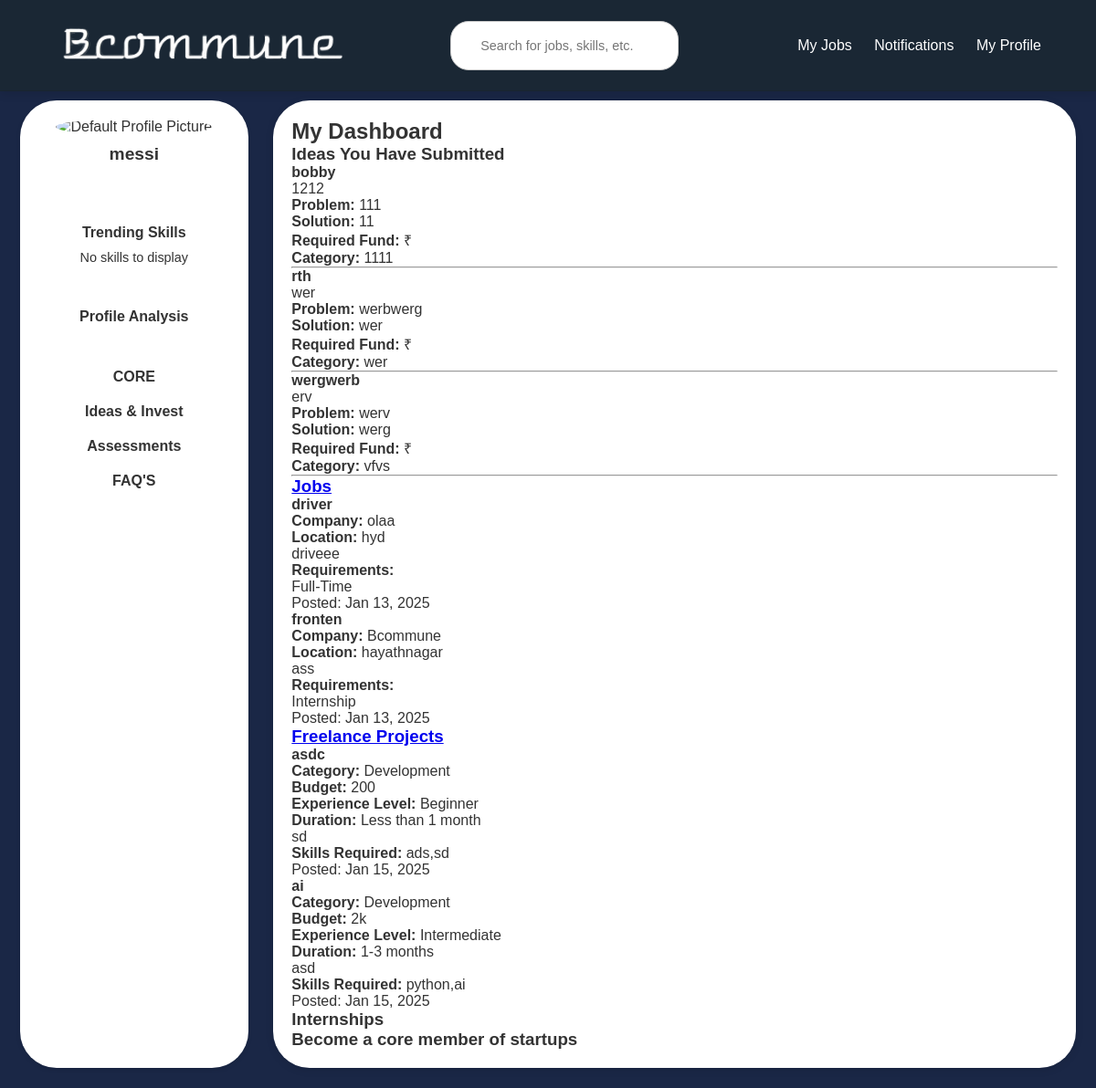
The app's page /individual/dashboard/ (signed in), older data.
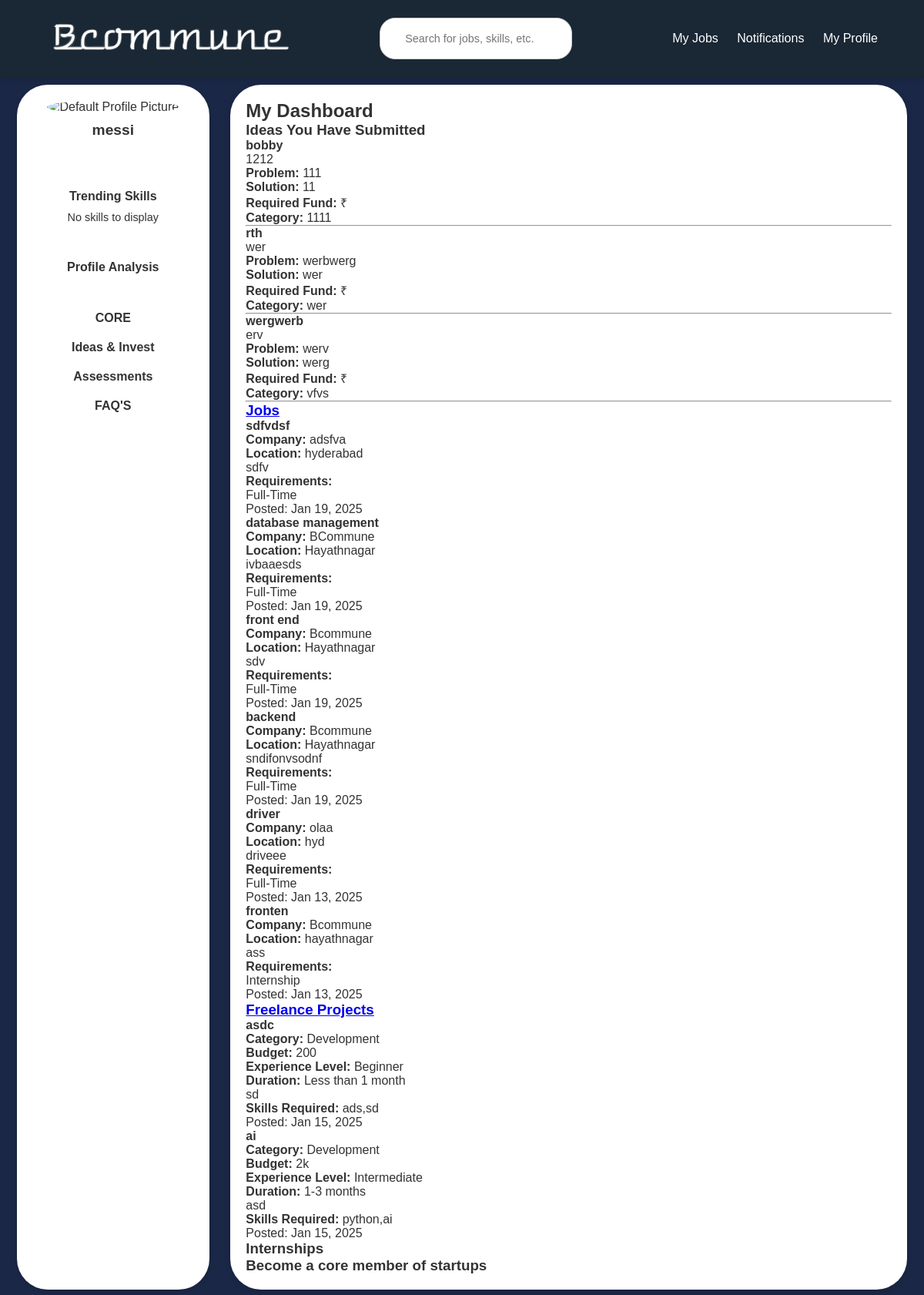
The same page, newer data.
### users/models.py (models this page shows, shortened)
class Idea(models.Model):
    title = models.CharField(max_length=200)
    patent_number = models.CharField(max_length=100, blank=True, null=True)
    brief_description = models.TextField()
    application_number = models.CharField(max_length=100, blank=True, null=True)
    problem_statement = models.TextField()
    solution = models.TextField()
    visibility = models.CharField(max_length=10, choices=[('public', 'Public'), ('private', 'Private')])
    details = models.TextField(blank=True, null=True)
    fund = models.DecimalField(max_digits=10, decimal_places=2, blank=True, null=True)
    category = models.CharField(max_length=100)
    photo = models.ImageField(upload_to='idea_photos/', blank=True, null=True)
    video = models.FileField(upload_to='idea_videos/', blank=True, null=True)
    team_info = models.TextField(blank=True, null=True)
    created_at = models.DateTimeField(auto_now_add=True)

class Job(models.Model):
    title = models.CharField(max_length=200)
    company = models.CharField(max_length=200)
    company_user = models.ForeignKey(get_user_model(), on_delete=models.CASCADE)
    location = models.CharField(max_length=200)
    description = models.TextField()
    requirements = models.CharField(max_length=200)
    salary = models.CharField(max_length=200, default="Not Specified")
    posted_date = models.DateTimeField(default=timezone.now)
    required_skills = models.TextField(help_text="Enter required skills separated by commas", default='')
    min_experience = models.PositiveIntegerField(default=0)
    required_qualification = models.CharField(max_length=50, default='bachelor',choices=[
        ('bachelor', 'Bachelors'),
        ('master', 'Masters'),
        ('phd', 'PhD'),
        ('diploma', 'Diploma'),
    ])

class FreelanceProject(models.Model):
    CATEGORY_CHOICES = [
        ('Development', 'Development'),
        ('Design', 'Design'),
        ('Marketing', 'Marketing'),
        ('Writing', 'Writing'),
        ('Data Entry', 'Data Entry'),
        ('Other', 'Other'),
    ]
    EXPERIENCE_LEVEL_CHOICES = [
        ('Beginner', 'Beginner'),
        ('Intermediate', 'Intermediate'),
        ('Expert', 'Expert'),
    ]
    PAYMENT_TERMS_CHOICES = [
        ('Milestone-based', 'Milestone-based'),
        ('Hourly', 'Hourly'),
        ('Fixed-price', 'Fixed-price'),
    ]
    DURATION_CHOICES = [
        ('Less than 1 month', 'Less than 1 month'),
        ('1-3 months', '1-3 months'),
    ]
    title = models.CharField(max_length=200)
    category = models.CharField(max_length=50, choices=CATEGORY_CHOICES)
    description = models.TextField()
    skills_required = models.TextField()  # Store as comma-separated values
    duration = models.CharField(max_length=50, choices=DURATION_CHOICES)
    budget = models.CharField(max_length=50)
    payment_terms = models.CharField(max_length=50, choices=PAYMENT_TERMS_CHOICES)
    experience_level = models.CharField(max_length=50, choices=EXPERIENCE_LEVEL_CHOICES)
    location_preference = models.CharField(max_length=200, blank=True, null=True)
    language_requirements = models.CharField(max_length=200, blank=True, null=True)
    attachments = models.FileField(upload_to='attachments/', blank=True, null=True)
    company_name = models.CharField(max_length=200)
    company_description = models.TextField()
    point_of_contact_name = models.CharField(max_length=100)
    point_of_contact_email = models.EmailField()
    point_of_contact_phone = models.CharField(max_length=15)
    user = models.ForeignKey(settings.AUTH_USER_MODEL, on_delete=models.CASCADE)
    created_at = models.DateTimeField(auto_now_add=True)

### users/views.py (the view)
# urls.py: path('individual/dashboard/', views.individual_dashboard, name='individual_dashboard'),
@login_required
def individual_dashboard(request):
    if request.user.user_type != 'individual':
        return redirect('individual_login')
    ideas = Idea.objects.all()
    jobs = Job.objects.all().order_by('-posted_date')
    freelance_projects = FreelanceProject.objects.all().order_by('-created_at')[:3]
    return render(
        request,
        'individual_dashboard.html',
        {
            'ideas': ideas,
            'jobs': jobs,
            'freelance_projects': freelance_projects,
        }
    )

### users/templates/individual_dashboard.html (shortened to what this page needs)
{% load static %}
<!DOCTYPE html>
<html lang="en">
<head>
    <link rel="stylesheet" href="{% static 'css/common.css'%}">
</head>
<body>
    {% include 'header1.html' %}
    <div class="main-container">
        {% include 'sidebar.html' %}
        <div class="content">
            <h2>My Dashboard</h2>
            <section id="ideas">
                <h3>Ideas You Have Submitted</h3>
                <div class="cards-container">
                    {% for idea in ideas %}
                        <div class="card">
                            <h4>{{ idea.title }}</h4>
                            <p>{{ idea.brief_description }}</p>
                            <p><strong>Problem:</strong> {{ idea.problem_statement }}</p>
                            <p><strong>Solution:</strong> {{ idea.solution }}</p>
                            <p><strong>Required Fund:</strong> ₹{{ idea.fund_required }}</p>
                            <p><strong>Category:</strong> {{ idea.category }}</p>
                            <hr>
                        </div>
                    {% empty %}
                        <p>No ideas submitted yet.</p>
                    {% endfor %}
                </div>
            </section>
            <section id="jobs">
                <a href="{% url 'individual_alljobs' %}"><h3>Jobs</h3></a>
                <div class="cards-container">
                    {% for job in jobs %}
                        <div class="card" onclick="window.location.href='{% url 'individual_alljobs' %}?job_id={{ job.id }}';" style="cursor: pointer;">
                            <h4>{{ job.title }}</h4>
                            <p><strong>Company:</strong> {{ job.company }}</p>
                            <p><strong>Location:</strong> {{ job.location }}</p>
                            <p>{{ job.description }}</p>
                            <p><strong>Requirements:</strong></p>
                            <p>{{ job.requirements }}</p>
                            <p class="posted-date">Posted: {{ job.posted_date|date:'M d, Y' }}</p>
                        </div>
                    {% empty %}
                        <p>No jobs available at the moment.</p>
                    {% endfor %}
                </div>
            </section>
            <section id="freelance-projects">
                <a href="{% url 'all_freelance_projects' %}"><h3>Freelance Projects</h3></a>
                <div class="cards-container">
                    {% for project in freelance_projects %}
                        <div class="card" onclick="window.location.href='{% url 'all_freelance_projects' %}?project_id={{ project.id }}';" style="cursor: pointer;">
                            <h4>{{ project.title }}</h4>
                            <p><strong>Category:</strong> {{ project.category }}</p>
                            <p><strong>Budget:</strong> {{ project.budget }}</p>
                            <p><strong>Experience Level:</strong> {{ project.experience_level }}</p>
                            <p><strong>Duration:</strong> {{ project.duration }}</p>
                            <p>{{ project.description|truncatewords:20 }}</p>
                            <p><strong>Skills Required:</strong> {{ project.skills_required }}</p>
                            <p class="posted-date">Posted: {{ project.created_at|date:"M d, Y" }}</p>
                        </div>
                    {% empty %}
                        <p>No freelance projects available at the moment.</p>
                    {% endfor %}
                </div>
            </section>
            <section id="internships">
                <h3>Internships</h3>
            </section>
            <section id="startups">
                <h3>Become a core member of startups</h3>
            </section>
        </div>
    </div>
</body>
</html>

Row changes from the older to the newer data that the page shows:
added Job: title "sdfvdsf", company "adsfva", location "hyderabad", description "sdfv", requirements "Full-Time", posted_date "Jan 19, 2025"
added Job: title "database management", company "BCommune", location "Hayathnagar", description "ivbaaesds", requirements "Full-Time", posted_date "Jan 19, 2025"
added Job: title "front end", company "Bcommune", location "Hayathnagar", description "sdv", requirements "Full-Time", posted_date "Jan 19, 2025"
added Job: title "backend", company "Bcommune", location "Hayathnagar", description "sndifonvsodnf", requirements "Full-Time", posted_date "Jan 19, 2025"
